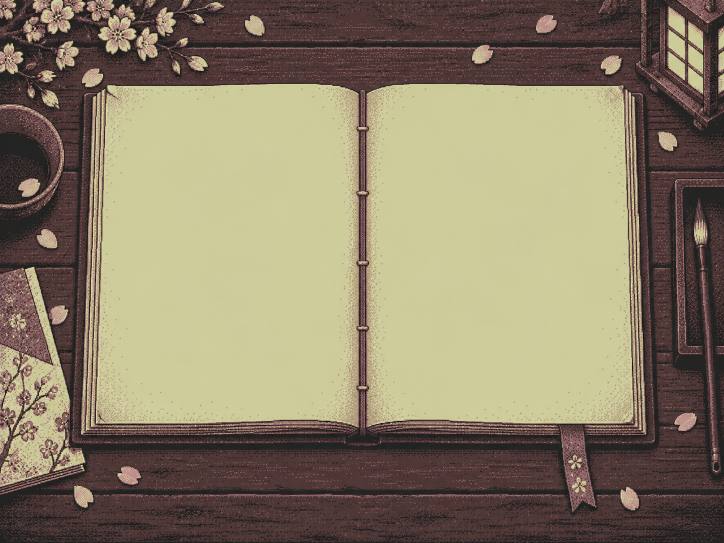
#> input picture assets/backgrounds/journal.png, 1448 x 1086 px (shown at 1/2 size)
$ python create_menu.py
#> lines starting #> are read from the running program, lines starting #| are printed output that depends on the picture
"""Encode the journal background and an opaque four-color mouse cursor."""

from pathlib import Path
import sys

import numpy as np
from PIL import Image, ImageDraw

from create_puzzle import read_file
from difficulty import blossom


ASSETS = Path(__file__).resolve().parent.parent
COLORS = [(204, 204, 153), (136, 102, 102), (68, 51, 51), (34, 34, 34)]


# [80 lines left out: functions pack, glyphs, panel, card, button_image, details_image, not called in this run]


def main():
    output = Path(sys.argv[1]) if len(sys.argv) > 1 else Path('.')
    output.mkdir(parents=True, exist_ok=True)
    palette = Image.new('P', (1, 1))
    palette.putpalette([value for color in COLORS for value in color] * 64)
    with Image.open(ASSETS / 'backgrounds/journal.png') as source:
#> source is the input picture: PIL image 1448x1086 RGB; mean R, G, B 138.5, 127, 103.2
        image = source.convert('RGB').resize((640, 480), Image.Resampling.LANCZOS)
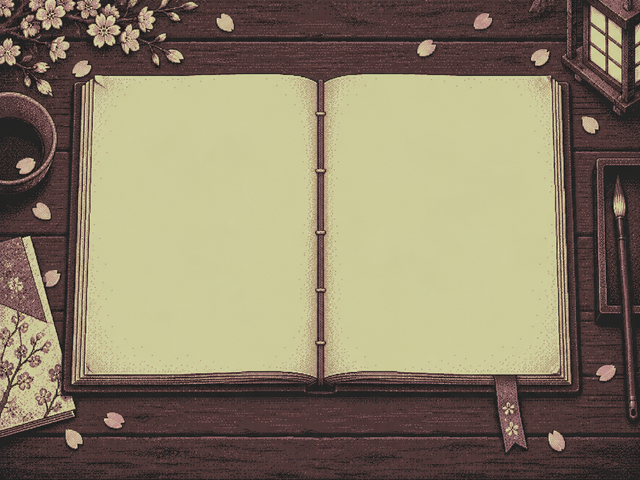
#> image: PIL image 640x480 RGB; mean R, G, B 138.5, 127, 103.2
        indices = np.asarray(image.quantize(palette=palette, dither=Image.Dither.FLOYDSTEINBERG)) % 4
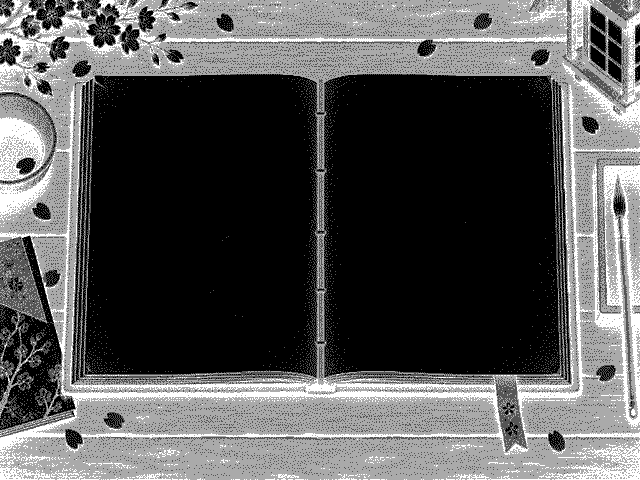
#> indices: shape (480, 640); min 0, max 3, mean 1.03; drawn with min black and max white
    image = Image.fromarray(np.array(COLORS, dtype=np.uint8)[indices])
#> (the run stopped early here; a loop or call above may not have finished)
